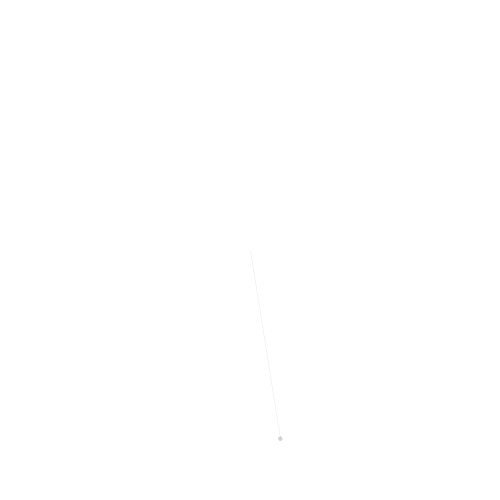
Frame 1 (no input)
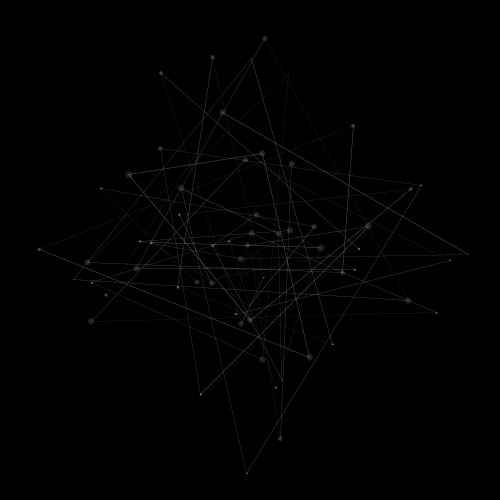
Frame 60 (the mouse pressed at the canvas centre just before this capture)
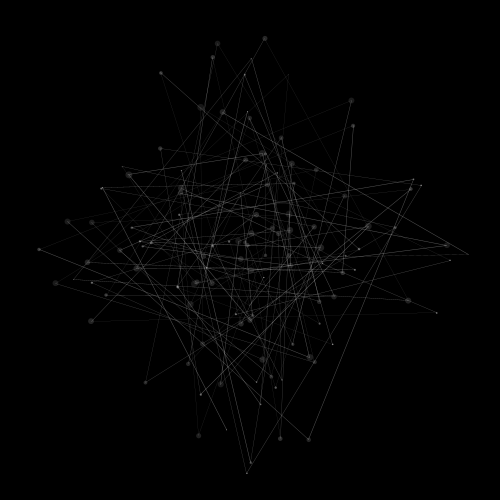
Frame 120 (the mouse held since frame 60 and released just before this capture)

The Processing sketch that drew these frames (run headless with seeded random() and noise(); from frame 60 on, the mouse is pressed at the canvas centre):

// Processing sketch: processing_31508
// ── processing_31508.pde

/* DirtyHair_a // by Jorge Nieto @ July 2011
PLEASE DONT USE FOR YOUR OWN PROFIT 

Click for Invert.
Press any key for reset.
*/

boolean inverted = false;
int tam = 500;
float x, y, xx = tam/2, yy = tam/2;
int lineCounter = 0, i = 0;

void setup(){
background(255);
size(500,500); 
smooth();
frameRate(20);
}

void draw(){
drawLines(inverted);
}

void keyPressed(){
reset();
}

void mousePressed(){
invertColor();
}

void reset(){
 if(inverted){
 background(0); 
 }else{
 background(255);
 }
 float xx = random(200), yy = random(200);
 //lineCounter = 0;
 i = 0;
}

void invertColor(){
 filter(INVERT); 
 if(inverted){
 inverted = false;
 }else{
 inverted = true;
 }
}

void drawLines(boolean inverted){
  int c = tam/2;
  float ctam = random(7);
  color lcolor;
  color ecolor;
  if(inverted){//Negro
  ecolor = color(200,200,200,200/ctam);
  lcolor = color(255,255,255,90);
  }else{//Blanco
  ecolor = color(0,0,0,200/ctam);
  lcolor = color(0,0,0,90);
  }
 
  x = random(tam/2-20)*sin(i-100)+c;
  y = random(tam/2-20)*cos(i-100)+c;
  
  stroke(lcolor); 
  strokeWeight(random(0.5)); 
  line(x, y, xx, yy);
  
  fill(ecolor);
  noStroke();
  ellipse(x,y,ctam,ctam);
  //lineCounter++;
  //println(lineCounter);
  xx = x;
  yy = y;
  i = i + 2;
}



                
                                                
